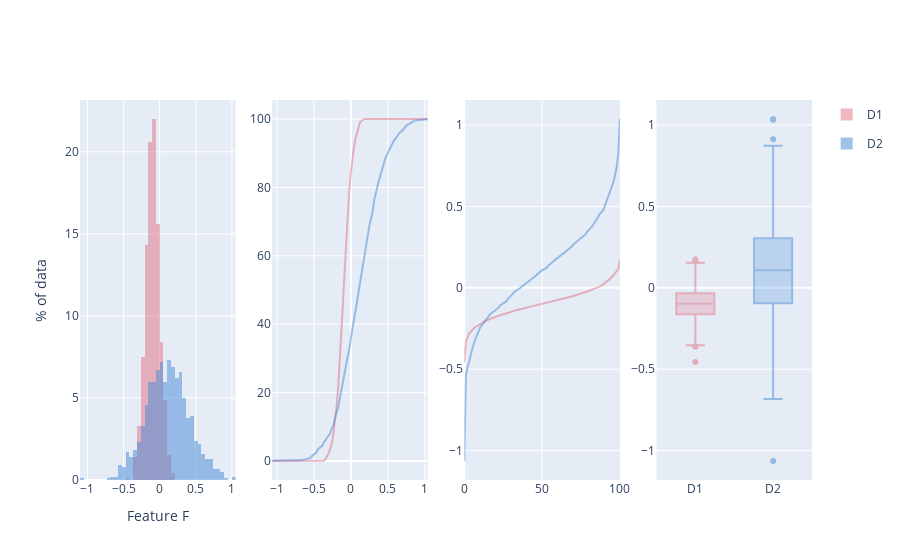

The code cell stored with this chart in its notebook:
### Code cell
np.random.seed(1234)

f0 = np.random.normal(loc=-.1, scale=0.1, size=1000)
f1 = np.random.normal(loc=.1, scale=0.3, size=1000)

data_dict = {
    'D1': f0,
    'D2': f1,
}

fig = plot_histograms(data_dict, xaxis_title='Feature F', yaxis_title='% of data', nbins=40,
                     plot_hist=True, plot_cdf=True, plot_inv_cdf=True, plot_box = True)
fig.show()
print(calc_wasserstein(data_dict, normalize=True))
